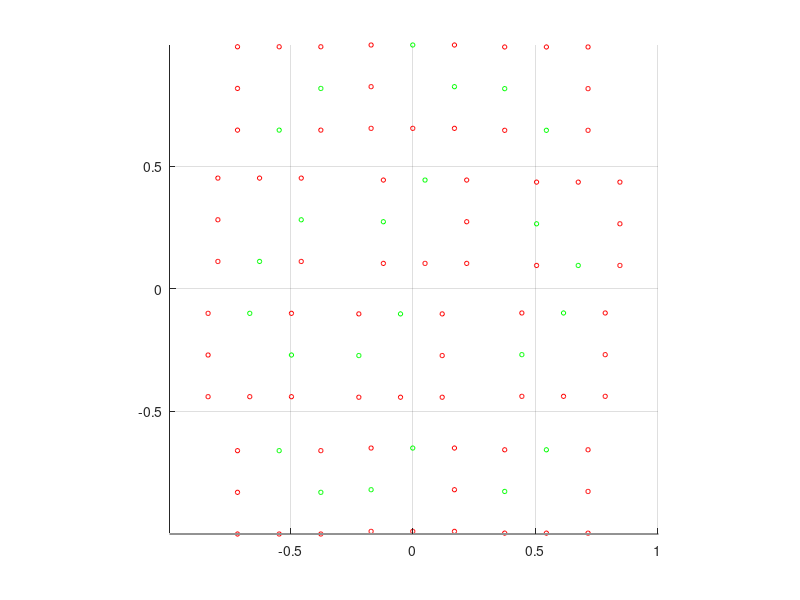
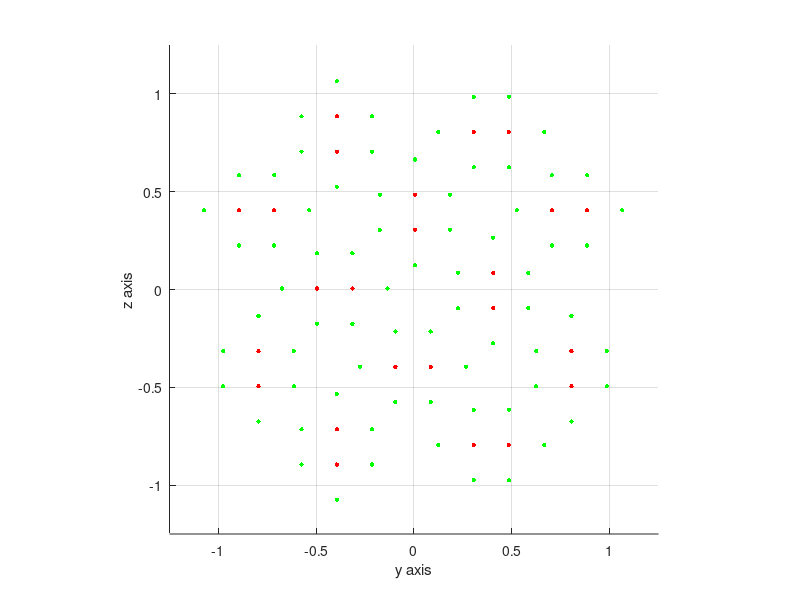

Here is the MATLAB script that generated these plots, in order:
figure(201); clf;

%constants
cm=1e-2;

%system size
panelSize=13*cm;
stepy=13*cm;
stepz=14*cm;
systemWidth=1.4;
systemHeight=1.75;

[yPos,zPos]=meshgrid(...
    linspace(-systemWidth/2,systemWidth/2,floor(systemWidth/stepy)),...
    linspace(-systemHeight/2,systemHeight/2,floor(systemHeight/stepz))....
      );
xPos=zeros(size(yPos));
  
if abs((zPos(1,1)-zPos(2,1)))<panelSize | abs((yPos(1,1)-yPos(1,2)))<panelSize
    error('aperture area is not large enough to fit panels')
end

  scatter3(xPos(:),yPos(:),zPos(:),10,'k');
  hold on;


  grid=zeros(size(yPos));
  
  %set Tx positions
  TxGrid=logical(grid);
  TxGrid([3,10],2:9)=logical(1);
%     TxGrid([5],4:2:6)=logical(1);
  TxGrid([6],3:2:9)=logical(1);
  TxGrid([7],2:2:9)=logical(1);
    scatter3(xPos(TxGrid(:)),yPos(TxGrid(:)),zPos(TxGrid(:)),10,'r','filled');

    axis equal;
    view(90,0);
%Rx sub-panel

  %set Tx positions
  RxGrid=logical(grid);
  RxGrid(:,[1,end])=logical(1);
%      TxGrid([5],4:2:6)=logical(1);
  RxGrid([1 2 4 5],1:2:9)=logical(1);
   RxGrid([8 9],2:2:9)=logical(1);
  RxGrid([5 6],[2 4 6 8])=logical(1);
  RxGrid([end end-1],1:2:9)=logical(1);
 
    scatter3(xPos(RxGrid(:)),yPos(RxGrid(:)),zPos(RxGrid(:)),10,'blue','filled');

    axis equal;
    view(90,0);
%Tx panels

% %panel Positions
% [TX_x,TX_y,TX_z]=meshgrid(0,linspace(-0.6,0.6,8),linspace(-.7,.7,3));
% TX_Positions=horzcat(TX_x(:),TX_y(:),TX_z(:));
% 
% [RX_x,RX_y,RX_z]=meshgrid(0,linspace(-.8,.8,5),linspace(-1,1,14));
% RX_Positions=horzcat(RX_x(:),RX_y(:),RX_z(:));
% 
% figure(101); clf; hold on;
% scatter3(RX_x(:),RX_y(:),RX_z(:),10,'b','filled');
% scatter3(TX_x(:),TX_y(:),TX_z(:),10,'r','filled');



%%%%%%%%%%%%%%

% yr=[3*15/2, 3*15/2, 3*15/2, 3*15/2, 3*15/2, 3*15/2];
% zr=[3*15/2, 5*15/2, 11*15/2, 13*15/2,  19*15/2, 21*15/2];
% ty=[yr,yr+6*15/2, yr+12*15/2, yr+18*15/2]/100;
% tz=[zr,zr,zr,zr]/100;
% 
% yt=[15/2, 15/2, 15/2, 15/2, 15/2, 15/2];
% zt=[3*15/2, 5*15/2, 11*15/2, 13*15/2,  19*15/2, 21*15/2];
% yt=[yt,yt+4*15/2, yt+6*15/2,yt+10*15/2,yt+12*15/2,yt+16*15/2,yt+18*15/2,yt+22*15/2];
% zt=[zt,zt,zt,zt,zt,zt,zt,zt];
% yt2=[3*15/2, 3*15/2, 3*15/2, 3*15/2, 3*15/2, 3*15/2];
% zt2=[1*15/2, 7*15/2, 9*15/2,  15*15/2, 17*15/2,  23*15/2];
% yt2=[yt2, yt2+6*15/2, yt2+12*15/2, yt2+18*15/2];
% zt2=[zt2,zt2,zt2,zt2];
% ry=[yt,yt2]/100;
% rz=[zt,zt2]/100;



%%%%%%%%%%%%%%%%


yr1=[15/2, 15/2, 15/2*3, 15/2*3, 15/2*5, 15/2*5];
zr1=[3*15/2, 5*15/2, 1*15/2, 7*15/2,  3*15/2, 5*15/2];
yt1=[15/2*3, 15/2*3];
zt1=[3*15/2, 5*15/2];
yr1=[yr1,yr1+3*15, yr1+6*15, yr1+9*15, yr1-1*15, yr1+10*15];
zr1=[zr1,zr1,zr1,zr1, zr1+7*15, zr1+7*15];
yt1=[yt1,yt1+3*15, yt1+6*15, yt1+9*15, yt1-1*15, yt1+10*15];
zt1=[zt1,zt1,zt1,zt1, zt1+7*15, zt1+7*15];
yr2=[15/2, 15/2*3, 15/2*3, 15/2*5, 15/2*5, 15/2*7];
zr2=[3*15/2, 5*15/2, 1*15/2, 5*15/2,  1*15/2, 3*15/2];
yt2=[15/2*3, 15/2*5];
zt2=[3*15/2, 3*15/2];
yr2=[yr2,yr2+4*15,yr2+8*15,yr2+2*15,yr2+6*15,yr2+4*15];
zr2=[zr2+4*15, zr2+4*15, zr2+4*15, zr2+7*15, zr2+7*15, zr2+10*15];
yt2=[yt2,yt2+4*15,yt2+8*15,yt2+2*15,yt2+6*15,yt2+4*15];
zt2=[zt2+4*15, zt2+4*15, zt2+4*15, zt2+7*15, zt2+7*15, zt2+10*15];
ty=[yt1,yt2]/100;tz=[zt1,zt2]/100;ry=[yr1,yr2]/100;rz=[zr1,zr2]/100;

%% %%%%%%%%%%%%%%%%%%%%


A=18;

yr2=[A/2, A/2, A/2*3, A/2*3, A/2*5, A/2*5];
zr2=[3*A/2, 5*A/2, 1*A/2, 7*A/2,  3*A/2, 5*A/2];
yt2=[A/2*3, A/2*3];
zt2=[3*A/2, 5*A/2];

yr1=[A/2, A/2*3, A/2*3, A/2*5, A/2*5, A/2*7];
zr1=[3*A/2, 5*A/2, 1*A/2, 5*A/2,  1*A/2, 3*A/2];
yt1=[A/2*3, A/2*5];
zt1=[3*A/2, 3*A/2];

step_diag_a=[2,-2]; 
step_diag_b=[2,-2]; 
diag1_pos=[0 0];
diag2_pos=[-3.5 -.5];
diag3_pos=[-6 -2];
diag4_pos=[-5.5 -6.5];
diag1_num=[0:1];
diag2_num=[0:3];
diag3_num=[0:3];
diag4_num=[0:1];

diag1=[0*diag1_num', (diag1_num.*step_diag_a(1)+diag1_pos(1))', (diag1_num*step_diag_a(2)+diag1_pos(2))'];
diag2=[0*diag2_num', (diag2_num.*step_diag_b(1)+diag2_pos(1))', (diag2_num*step_diag_b(2)+diag2_pos(2))'];
diag3=[0*diag3_num', (diag3_num.*step_diag_a(1)+diag3_pos(1))', (diag3_num*step_diag_a(2)+diag3_pos(2))'];
diag4=[0*diag4_num', (diag4_num.*step_diag_b(1)+diag4_pos(1))', (diag4_num*step_diag_b(2)+diag4_pos(2))'];

temp=[diag1; diag3; diag2; diag4]*20;
rx=zeros(72,1);
ry=rx; rz=rx;
tx=zeros(24,1);
ty=tx; tz=tx;
for ii=1:6
rx((ii-1)*6+1:ii*6)=temp(ii,1)+0.*(1:6)';
ry((ii-1)*6+1:ii*6)=temp(ii,2)+yr1;
rz((ii-1)*6+1:ii*6)=temp(ii,3)+zr1;

tx((ii-1)*2+1:ii*2)=temp(ii,1)+0.*(1:2)';
ty((ii-1)*2+1:ii*2)=temp(ii,2)+yt1;
tz((ii-1)*2+1:ii*2)=temp(ii,3)+zt1;

end

for ii=7:12
rx((ii-1)*6+1:ii*6)=temp(ii,1);
ry((ii-1)*6+1:ii*6)=temp(ii,2)+yr2;
rz((ii-1)*6+1:ii*6)=temp(ii,3)+zr2;

tx((ii-1)*2+1:ii*2)=temp(ii,1)+0.*(1:2)';
ty((ii-1)*2+1:ii*2)=temp(ii,2)+yt2;
tz((ii-1)*2+1:ii*2)=temp(ii,3)+zt2;
end
rx=rx/100;
ry=ry/100;
rz=rz/100;

tx=tx/100;
ty=ty/100;
tz=tz/100;

max(ry)-min(ry)
max(rz)-min(rz)

clf
scatter3(rx,ry,rz,10,'g','filled'); hold on;
scatter3(tx,ty,tz,10,'r','filled');
    axis equal;
    view(90,0);


%% %%%%%%%%%%%%%%%%%%%%


A=18;%18

yr2=[A/2, A/2, A/2*3, A/2*3, A/2*5, A/2*5];
zr2=[3*A/2, 5*A/2, 1*A/2, 7*A/2,  3*A/2, 5*A/2];
yt2=[A/2*3, A/2*3];
zt2=[3*A/2, 5*A/2];

yr1=[A/2, A/2*3, A/2*3, A/2*5, A/2*5, A/2*7];
zr1=[3*A/2, 5*A/2, 1*A/2, 5*A/2,  1*A/2, 3*A/2];
yt1=[A/2*3, A/2*5];
zt1=[3*A/2, 3*A/2];

step_diag_a=[2,-2]; 
step_diag_b=[2,-2]; 
diag1_pos=[0 0];
diag2_pos=[-3.5 -.5];
diag3_pos=[-6 -2];
diag4_pos=[-5.5 -6.5];
diag1_num=[0:1];
diag2_num=[0:3];
diag3_num=[0:3];
diag4_num=[0:1];

r_amp=0;
diag1=[0*diag1_num', (diag1_num.*step_diag_a(1)+r_amp*rand([1,2])+diag1_pos(1))', (diag1_num*step_diag_a(2)+r_amp*rand([1,2])+diag1_pos(2))'];
diag2=[0*diag2_num', (diag2_num.*step_diag_b(1)+r_amp*rand([1,4])+diag2_pos(1))', (diag2_num*step_diag_b(2)+r_amp*rand([1,4])+diag2_pos(2))'];
diag3=[0*diag3_num', (diag3_num.*step_diag_a(1)+r_amp*rand([1,4])+diag3_pos(1))', (diag3_num*step_diag_a(2)+r_amp*rand([1,4])+diag3_pos(2))'];
diag4=[0*diag4_num', (diag4_num.*step_diag_b(1)+r_amp*rand([1,2])+diag4_pos(1))', (diag4_num*step_diag_b(2)+r_amp*rand([1,2])+diag4_pos(2))'];

temp=[diag1; diag3; diag2; diag4]*(A+2); %2
rx=zeros(72,1);
ry=rx; rz=rx;
tx=zeros(24,1);
ty=tx; tz=tx;
for ii=1:6
rx((ii-1)*6+1:ii*6)=temp(ii,1)+0.*(1:6)';
ry((ii-1)*6+1:ii*6)=temp(ii,2)+yr1;
rz((ii-1)*6+1:ii*6)=temp(ii,3)+zr1;

tx((ii-1)*2+1:ii*2)=temp(ii,1)+0.*(1:2)';
ty((ii-1)*2+1:ii*2)=temp(ii,2)+yt1;
tz((ii-1)*2+1:ii*2)=temp(ii,3)+zt1;

end

for ii=7:12
rx((ii-1)*6+1:ii*6)=temp(ii,1);
ry((ii-1)*6+1:ii*6)=temp(ii,2)+yr2;
rz((ii-1)*6+1:ii*6)=temp(ii,3)+zr2;

tx((ii-1)*2+1:ii*2)=temp(ii,1)+0.*(1:2)';
ty((ii-1)*2+1:ii*2)=temp(ii,2)+yt2;
tz((ii-1)*2+1:ii*2)=temp(ii,3)+zt2;
end
rx=(rx-mean(rx))/100;
ry=(ry-mean(ry))/100;
rz=(rz-mean(rz))/100;

tx=(tx-mean(tx))/100;
ty=(ty-mean(ty))/100;
tz=(tz-mean(tz))/100;

max(ry)-min(ry)
max(rz)-min(rz)

figure(999)
clf

scatter3(rx,ry,rz,10,'g','filled'); hold on;
scatter3(tx,ty,tz,10,'r','filled');
    axis equal;
    view(90,0);
    ylabel('y axis')
    zlabel('z axis')
ylim([-1.25 1.25])
zlim([-1.25 1.25])



%%  Sub-Assembly %%%%%%%%%%%%%%%%%%%%%%%%%%%%%%%%%%%%%%%%

% orientation 
%layout
cm=1e-2;
spacing_y=17*cm;
spacing_z=17*cm;

[Ys,Zs]=meshgrid(-spacing_y:spacing_y:spacing_y,spacing_z:-spacing_z:-spacing_z);
keep=logical(ones(1,9));
keep(5)=logical(0); 
Xs=zeros(size(Ys));
Ys=Ys(keep);
Zs=Zs(keep);

Or1=logical([0 1 0 1 0 0 0 0]); 
Or2=logical([0 0 0 1 0 0 1 0]);
Or3=logical([0 1 0 0 1 0 0 0]); 
Or4=logical([0 0 0 0 1 0 1 0]); 
Or={Or4,Or4,Or2,Or2,...
    Or2,Or1,Or1,Or1,...
    Or3,Or3,Or1, Or1};

% figure(200); clf; hold on; 
% 
% for ii=1:4
%     subplot(2,2,ii); hold on;
% scatter3(Xs(~OrTest{ii}),Ys(~OrTest{ii}),Zs(~OrTest{ii}),10,'g')
% scatter3(Xs(OrTest{ii}),Ys(OrTest{ii}),Zs(OrTest{ii}),10,'r')
% view(90,0);
% title(['Or ',num2str(ii)]);
% view(90,0);
% end
y_range=1-17*1.5*cm;
z_range=1.08-17*1.5*cm;
[Ya, Za]=meshgrid(linspace(-y_range,y_range,3),linspace(z_range,-z_range,4));
% 
% shift_Ya=[+.2;+.1;0.05;+.2;...
%             0;0.05;-.05;0;...
%             -.2;-0.05;-.1;-.2];           

shift_Ya=[+.2;+.12;0.08;+.2;...
            0;0.05;-.05;0;...
            -.2;-0.07;-.13;-.2];         

 Ya=Ya(:)+shift_Ya;
 
 rng(1);
shift_Za=0.02*(rand(12,1)-.5)
Za=Za(:)+shift_Za;

ty=zeros(24,1);
tz=ty;
tx=ty;
ry=zeros(72,1);
rz=ry;
rx=ry;

for ii=1:12
ty(2*(ii-1)+1:2*ii)=Ys(Or{ii})+Ya(ii);
tz(2*(ii-1)+1:2*ii)=Zs(Or{ii})+Za(ii);
    
ry(6*(ii-1)+1:6*ii)=Ys(~Or{ii})+Ya(ii);
rz(6*(ii-1)+1:6*ii)=Zs(~Or{ii})+Za(ii);
end

figure(201); clf;
scatter3(tx,ty,tz,10,'g'); hold on;
scatter3(rx,ry,rz,10,'r')
    view(90,0)
    axis equal; axis tight;